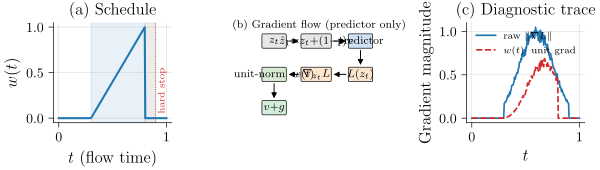

Write the Python code that produced this figure.
# P24_v1: 3-panel anatomy — (a) w(t) schedule, (b) data-flow schematic, (c) example grad_norm trace.
# Visualizes: F10 / steering hook design
# DATA: inline (schematic + synthesized grad_norm)
import sys
from pathlib import Path
sys.path.insert(0, str(Path(__file__).parent.parent))
from plot_utils import figsize
import matplotlib.pyplot as plt
import matplotlib.patches as mpatches
import numpy as np

fig, axes = plt.subplots(1, 3, figsize=figsize(1.0, ratio=0.32))

# Panel (a): w(t) schedule
t = np.linspace(0, 1, 200)
w = np.where((t >= 0.3) & (t <= 0.8), (t - 0.3) / 0.5, 0.0)
w = np.where(t > 0.9, 0.0, w)
axes[0].plot(t, w, color="#1f77b4", lw=1.5)
axes[0].axvspan(0.3, 0.8, color="#1f77b4", alpha=0.10)
axes[0].axvspan(0.8, 0.9, color="#7f7f7f", alpha=0.15)
axes[0].axvline(0.9, color="#d62728", lw=0.6, ls=":")
axes[0].text(0.92, 0.05, "hard stop", fontsize=7, color="#d62728", rotation=90, va="bottom")
axes[0].set_xlabel("$t$ (flow time)")
axes[0].set_ylabel("$w(t)$")
axes[0].set_title("(a) Schedule")
axes[0].spines[["top", "right"]].set_visible(False)
axes[0].grid(True, lw=0.4, alpha=0.5)

# Panel (b): data-flow schematic
axes[1].axis("off")
axes[1].set_xlim(0, 10); axes[1].set_ylim(0, 6)
def box(ax, x, y, w, h, text, fc):
    ax.add_patch(mpatches.FancyBboxPatch((x, y), w, h,
                 boxstyle="round,pad=0.03,rounding_size=0.1", fc=fc, ec="black", lw=0.5))
    ax.text(x + w/2, y + h/2, text, ha="center", va="center", fontsize=8)
def arr(ax, x0, y0, x1, y1):
    ax.add_patch(mpatches.FancyArrowPatch((x0, y0), (x1, y1),
                 arrowstyle="-|>", mutation_scale=8, lw=0.7, color="black"))

box(axes[1], 0.2, 4.5, 2.0, 0.8, r"$z_t$", "#e7e7e7")
box(axes[1], 3.5, 4.5, 2.5, 0.8, r"$\hat z_1 {=} z_t {+} (1{-}t)v$", "#e7e7e7")
box(axes[1], 7.5, 4.5, 2.0, 0.8, r"predictor", "#cfe2f3")
box(axes[1], 7.5, 2.5, 2.0, 0.8, r"$L(z_t)$", "#fce5cd")
box(axes[1], 3.5, 2.5, 2.5, 0.8, r"$\nabla_{z_t}L$", "#fce5cd")
box(axes[1], 0.2, 2.5, 2.0, 0.8, r"unit-norm $\cdot w(t)$", "#d9ead3")
box(axes[1], 0.2, 0.5, 2.0, 0.8, r"$v {+} g$", "#d4edda")

arr(axes[1], 2.2, 4.9, 3.5, 4.9)
arr(axes[1], 6.0, 4.9, 7.5, 4.9)
arr(axes[1], 8.5, 4.5, 8.5, 3.3)
arr(axes[1], 7.5, 2.9, 6.0, 2.9)
arr(axes[1], 3.5, 2.9, 2.2, 2.9)
arr(axes[1], 1.2, 2.5, 1.2, 1.3)

axes[1].text(5, 5.7, "(b) Gradient flow (predictor only)", ha="center", fontsize=8)

# Panel (c): example grad_norm trace
rng = np.random.default_rng(7)
t_steps = np.linspace(0.0, 1.0, 200)
grad_norm = np.exp(-((t_steps - 0.6) ** 2) / 0.05) * (1 + 0.05 * rng.standard_normal(200))
grad_norm[t_steps < 0.3] = 0
grad_norm[t_steps > 0.9] = 0
w_sched = np.where((t_steps >= 0.3) & (t_steps <= 0.8), (t_steps - 0.3) / 0.5, 0.0)
w_sched = np.where(t_steps > 0.9, 0.0, w_sched)
axes[2].plot(t_steps, grad_norm, color="#1f77b4", lw=1.2, label="raw $\\|\\nabla L\\|$")
axes[2].plot(t_steps, w_sched * grad_norm / max(grad_norm.max(), 1e-6),
             color="#d62728", lw=1.2, ls="--", label="$w(t) \\cdot$ unit grad")
axes[2].set_xlabel("$t$")
axes[2].set_ylabel("Gradient magnitude")
axes[2].set_title("(c) Diagnostic trace")
axes[2].legend(frameon=False, fontsize=7, loc="upper right")
axes[2].spines[["top", "right"]].set_visible(False)
axes[2].grid(True, lw=0.4, alpha=0.5)

fig.tight_layout()
fig.savefig(Path(__file__).with_suffix(".pdf"))
